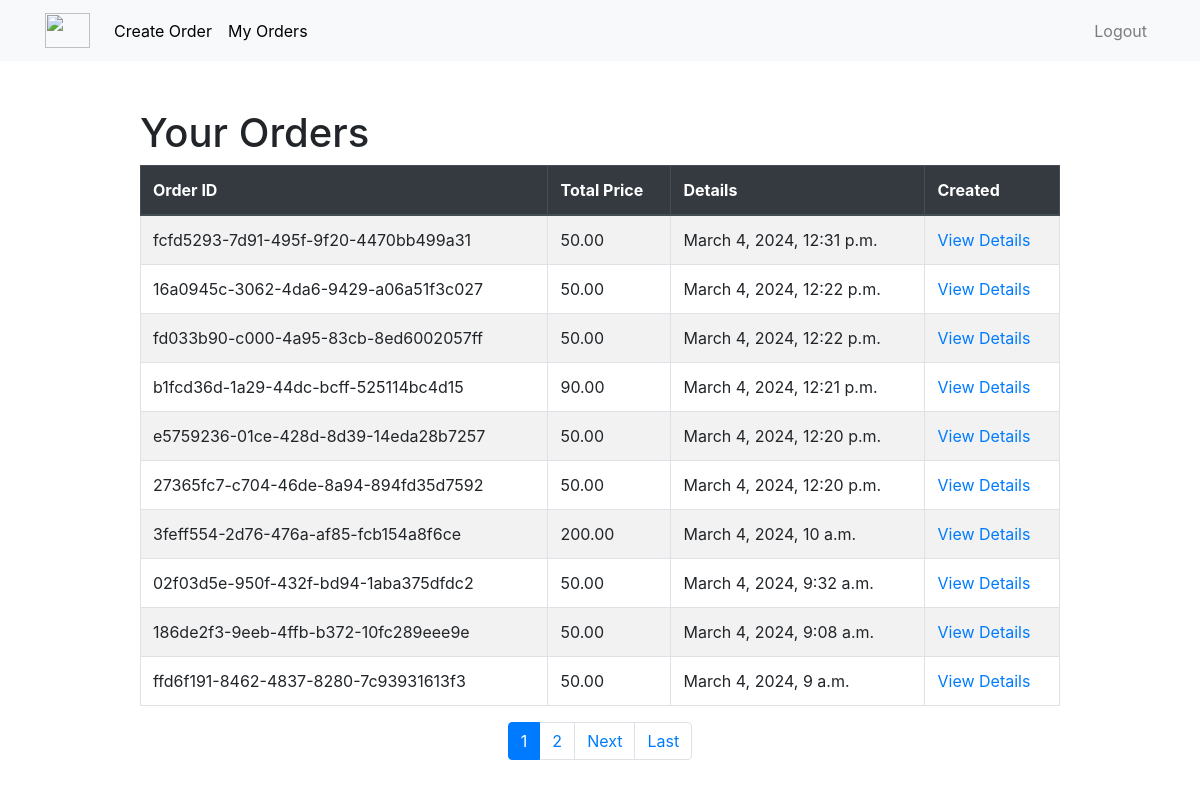
The app's page /user/orderlist/ (signed in) with its own data.
### user/models.py (models this page shows, shortened)
class Order(models.Model):
    unique_id = models.UUIDField(primary_key=False, default=uuid.uuid4, editable=False)
    user = models.ForeignKey(User, on_delete=models.CASCADE)
    total_price = models.DecimalField(max_digits=10, decimal_places=2, default=0)
    created_at = models.DateTimeField(auto_now_add=True)
    updated_at = models.DateTimeField(auto_now=True)
    is_deleted = models.BooleanField(default=False)
    class Meta:
        verbose_name = 'Order'
        ordering = ['-created_at']

### user/views.py (the view)
# urls.py: path('orderlist/', views.orderlist, name='orderlist'),
@login_required
def orderlist(request):
    orders = Order.objects.filter(user=request.user).order_by('-created_at')
    paginator = Paginator(orders, 10)  # Show 10 orders per page
    page = request.GET.get('page')
    try:
        orders_paginated = paginator.page(page)
    except PageNotAnInteger:
        orders_paginated = paginator.page(1)
    except EmptyPage:
        orders_paginated = paginator.page(paginator.num_pages)
    return render(request, 'user/orderlist.html', {'orders': orders_paginated})

### user/templates/user/orderlist.html (shortened to what this page needs)
{% extends "user/base.html" %}
{% block content %}
    <div class="row justify-content-center mt-5">
        <div class="col-md-10">
            <h1>Your Orders</h1>
            <table class="table table-striped table-bordered">
                <thead class="thead-dark">
                    <tr>
                        <th scope="col">Order ID</th>
                        <th scope="col">Total Price</th>
                        <th scope="col">Details</th>
                        <th scope="col">Created</th>
                    </tr>
                </thead>
                <tbody>
                    {% for order in orders %}
                        <tr>
                            <td>{{ order.unique_id }}</td>
                            <td>{{ order.total_price }}</td>
                            <td>{{ order.created_at }}</td>
                            <td>
                                <a href="{% url 'user_management:orderdetails' order.unique_id %}">View Details</a>
                            </td>
                        </tr>
                    {% endfor %}
                </tbody>
            </table>
            {% if orders.has_other_pages %}
                <ul class="pagination justify-content-center">
                    {% for num in orders.paginator.page_range %}
                        <li class="page-item{% if num == orders.number %} active{% endif %}">
                            <a class="page-link" href="?page={{ num }}">{{ num }}</a>
                        </li>
                    {% endfor %}
                    {% if orders.has_next %}
                        <li class="page-item">
                            <a class="page-link" href="?page={{ orders.next_page_number }}">Next</a>
                        </li>
                        <li class="page-item">
                            <a class="page-link" href="?page={{ orders.paginator.num_pages }}">Last</a>
                        </li>
                    {% endif %}
                </ul>
            {% endif %}
        </div>
    </div>
{% endblock %}

### user/templates/user/base.html (shortened to what this page needs)
{% load static %}
<!doctype html>
<html lang="en">
<head>
    <link rel="stylesheet" href="https://stackpath.bootstrapcdn.com/bootstrap/4.4.1/css/bootstrap.min.css">
</head>
<body>
<nav class="navbar navbar-expand-md navbar-light bg-light">
<div class="container">
    <a class="navbar-brand" href="{% url 'user_management:home' %}">
         <img src="{% static 'user/logo.png' %}" width="45" height="35" class="d-inline-block align-top">
    </a>
    <div class="collapse navbar-collapse" id="navbarNav">
    {% if user.is_authenticated %}
        <ul class="navbar-nav mr-auto">
            <li class="nav-item {{ current }}">
                <a class="nav-link" href="{% url 'user_management:createorder' %}" style="color: black;">Create Order</a>
            </li>
            <li class="nav-item {{ completed }}">
                <a class="nav-link" href="{% url 'user_management:orderlist' %}" style="color: black;">My Orders</a>
            </li>
        </ul>
    {% endif %}
    <ul class="navbar-nav ml-auto">
            {% if user.is_authenticated %}
                <li class="nav-item">
                    <a href="#" onclick="$('#signOutBtn').click()" class="nav-link">Logout</a>
                </li>
            {% endif %}
        </ul>
    </div>
</div>
</nav>
<div class="container">
{% block content %}{% endblock %}
</div>
</body>
</html>

### records on screen
Order: unique_id "fcfd5293-7d91-495f-9f20-4470bb499a31", total_price "50.00", created_at "March 4, 2024, 12:31 p.m."
Order: unique_id "16a0945c-3062-4da6-9429-a06a51f3c027", total_price "50.00", created_at "March 4, 2024, 12:22 p.m."
Order: unique_id "fd033b90-c000-4a95-83cb-8ed6002057ff", total_price "50.00", created_at "March 4, 2024, 12:22 p.m."
Order: unique_id "b1fcd36d-1a29-44dc-bcff-525114bc4d15", total_price "90.00", created_at "March 4, 2024, 12:21 p.m."
Order: unique_id "e5759236-01ce-428d-8d39-14eda28b7257", total_price "50.00", created_at "March 4, 2024, 12:20 p.m."
Order: unique_id "27365fc7-c704-46de-8a94-894fd35d7592", total_price "50.00", created_at "March 4, 2024, 12:20 p.m."
Order: unique_id "3feff554-2d76-476a-af85-fcb154a8f6ce", total_price "200.00", created_at "March 4, 2024, 10 a.m."
Order: unique_id "02f03d5e-950f-432f-bd94-1aba375dfdc2", total_price "50.00", created_at "March 4, 2024, 9:32 a.m."
Order: unique_id "186de2f3-9eeb-4ffb-b372-10fc289eee9e", total_price "50.00", created_at "March 4, 2024, 9:08 a.m."
Order: unique_id "ffd6f191-8462-4837-8280-7c93931613f3", total_price "50.00", created_at "March 4, 2024, 9 a.m."

### other values on screen
{{ num }} "1" "2"
